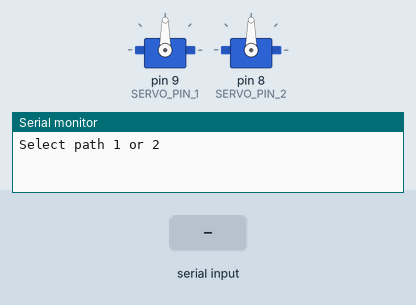
Simulated run of this sketch. Board: Arduino Uno, built with avr-gcc and run on an emulated ATmega328P. Shown: 2 × servo, the last lines printed to the serial monitor. Inputs (shaded band) come from the test bench.

Above: at 1.2 s.
1.3 s: "1\n" received over Serial
At 2.7 s:
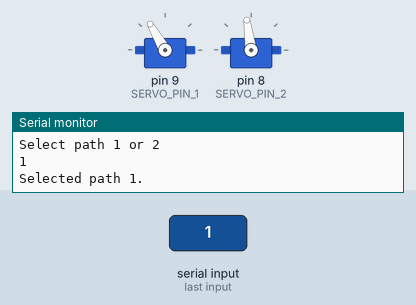
At 7.75 s:
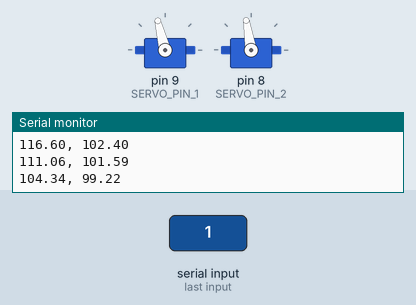
Timing chart, 0 to 12.5 s (numbered marks = the images above; inputs shaded):
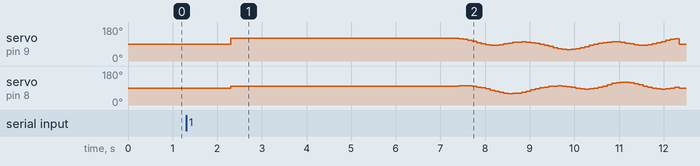

Measured:
- after the input at 1.3 s, servo on pin 9 (SERVO_PIN_1): 90° → 120° after 1.0 s, → 119° 5.1 s later, → 116° 0.10 s later, → 111° 0.10 s later, … (48 changes in this stretch); servo on pin 8 (SERVO_PIN_2): 90° → 98° after 1.0 s, → 101° 5.1 s later, → 102° 0.10 s later, → 101° 0.10 s later, … (50 changes in this stretch)

The sketch:

test.ino
```cpp
#include <Servo.h>

#define SERVO_PIN_1 9
#define SERVO_PIN_2 8

Servo s1;
Servo s2;

void setup() {
  s1.attach(SERVO_PIN_1);
  s2.attach(SERVO_PIN_2);
  Serial.begin(9600);
}

float angles1[50][2] =
{
{1.03576,1.43067},
{1.04771,1.37514},
{1.10657,1.35431},
{1.20329,1.36847},
{1.3205,1.40987},
{1.44049,1.47134},
{1.54767,1.54904},
{1.62806,1.64141},
{1.66962,1.74657},
{1.66549,1.85865},
{1.61934,1.96441},
{1.54769,2.04473},
{1.47333,2.08327},
{1.41468,2.07478},
{1.38117,2.02498},
{1.3753,1.94514},
{1.39617,1.84748},
{1.44156,1.74306},
{1.50856,1.64111},
{1.59345,1.54905},
{1.69127,1.47257},
{1.7955,1.41597},
{1.89781,1.38252},
{1.98804,1.37479},
{2.0544,1.39451},
{2.08475,1.44124},
{2.06985,1.50949},
{2.00897,1.58529},
{1.91346,1.64691},
{1.80238,1.67335},
{1.69261,1.6543},
{1.59346,1.59203},
{1.50828,1.49658},
{1.43841,1.38116},
{1.38629,1.26049},
{1.35744,1.15121},
{1.36007,1.07154},
{1.39911,1.03587},
{1.46755,1.04673},
{1.54741,1.09626},
{1.61838,1.17468},
{1.66286,1.27384},
{1.66786,1.38528},
{1.62782,1.49691},
{1.54768,1.59202},
{1.44203,1.65343},
{1.32866,1.67086},
{1.22214,1.64487},
{1.1324,1.58519},
{1.06731,1.50736}
};

float angles2[51][2] =
{
{2.28536,1.70256},
{2.14142,1.78942},
{2.00849,1.85497},
{1.88573,1.90155},
{1.77167,1.93173},
{1.66465,1.94783},
{1.56305,1.9518},
{1.46532,1.94511},
{1.37,1.92881},
{1.27566,1.90348},
{1.18074,1.86922},
{1.28957,1.84674},
{1.3975,1.81252},
{1.50458,1.76682},
{1.61045,1.71003},
{1.71436,1.64276},
{1.81522,1.56587},
{1.91163,1.48056},
{2.00211,1.38822},
{2.08515,1.29038},
{2.15939,1.18852},
{2.1433,1.30306},
{2.11322,1.42126},
{2.06804,1.54391},
{2.00681,1.67128},
{1.92895,1.80295},
{1.83473,1.93752},
{1.72557,2.07246},
{1.60415,2.20426},
{1.47421,2.32883},
{1.33984,2.44224},
{1.39622,2.31395},
{1.43565,2.19283},
{1.45989,2.07792},
{1.47057,1.96795},
{1.46904,1.86151},
{1.45622,1.75713},
{1.43255,1.65316},
{1.39785,1.54769},
{1.35104,1.43817},
{1.28936,1.32066},
{1.40086,1.40587},
{1.50184,1.47693},
{1.59681,1.53752},
{1.68851,1.58936},
{1.77903,1.63314},
{1.87018,1.6688},
{1.96385,1.69561},
{2.06222,1.7121},
{2.1681,1.71574},
{2.28536,1.70256}
};

String input = "";
int in = 0;

void loop() {
  s1.write(90);
  s2.write(90);
  Serial.println("Select path 1 or 2");
  while (Serial.available() == 0) {}
  input = Serial.readString();
  in = input.toInt();
  Serial.println(input);

  switch (in) {
    case 1:
      Serial.println("Selected path 1.");
      s1.write(180 - RAD_TO_DEG * angles1[0][0]);
      s2.write(180 - RAD_TO_DEG * angles1[0][1]);
      delay(5000);
      for (int row = 0; row < 50; row++) {
        float deg1 = 180 - RAD_TO_DEG * angles1[row][0];
        float deg2 = 180 - RAD_TO_DEG * angles1[row][1];
        s1.write(deg1);
        s2.write(deg2);
        Serial.print(deg1);
        Serial.print(", ");
        Serial.println(deg2);
        delay(100);
      }
      Serial.println("Path 1 complete.");
      break;
    case 2:
      Serial.println("Selected path 2.");
      s1.write(180 - RAD_TO_DEG * angles2[0][0]);
      s2.write(180 - RAD_TO_DEG * angles2[0][1]);
      delay(5000);
      for (int row = 0; row < 51; row++) {
        float deg1 = 180 - RAD_TO_DEG * angles2[row][0];
        float deg2 = 180 - RAD_TO_DEG * angles2[row][1];
        s1.write(deg1);
        s2.write(deg2);
        Serial.print(deg1);
        Serial.print(", ");
        Serial.println(deg2);
        delay(100);
      }
      Serial.println("Path 2 complete.");
      break;
    default:
      Serial.println("Select a valid path.");
  }


//  s1.write(70);
//  s2.write(53);
//
//  delay(2000);
//
//  for (int i = 0; i < 50; i++) {
//    Serial.print(180 - RAD_TO_DEG * angles1[2*i]);
//    Serial.print(" ");
//    Serial.println(180 - RAD_TO_DEG * angles1[2*i+1]);
//    s1.write(180 - RAD_TO_DEG * angles1[2*i]);
//    s2.write(180 - RAD_TO_DEG * angles1[2*i+1]);
//    delay(100);
//  }
}
```
